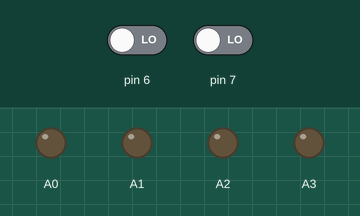
Simulated run of this sketch. Board: Arduino Uno, built with avr-gcc and run on an emulated ATmega328P. Shown: output pins drawn as LEDs (lit = HIGH). Inputs (shaded band) come from the test bench; at power-on: pin 7 LOW, pin 6 LOW. What the sketch prints to the serial monitor is not drawn.

Above: at 2.2 s.
2.3 s: pin 7 driven HIGH
At 2.9 s:
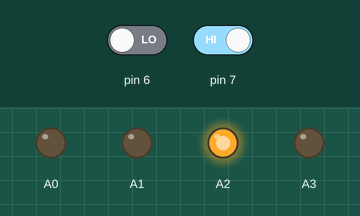
3.8 s: pin 6 driven HIGH
At 4.1 s:
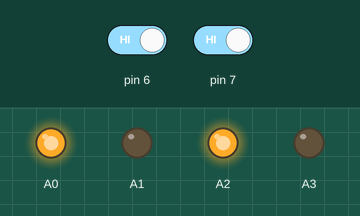
5.3 s: pin 6 driven LOW
At 6.4 s:
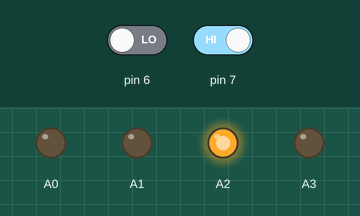
Timing chart, 0 to 8.3 s (numbered marks = the images above; inputs shaded):
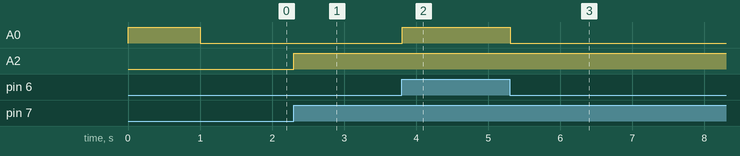

The sketch:

seguidor_projeto.ino
```cpp
enum motor_esquerdo
{
    frente = A0,
    parado = 1
};

enum motor_direito
{
    frente_d = A2,
    parado_d = 1
};

enum sensor
{
    esquerdo = 6,
    centro = 5,
    direito = 7
};

void setup()
{
    pinMode(A0, OUTPUT);
    pinMode(A1, OUTPUT);
    pinMode(A2, OUTPUT);
    pinMode(A3, OUTPUT);
    pinMode(7, INPUT);
    pinMode(6, INPUT);
    pinMode(5, INPUT);

    digitalWrite(10, LOW);
    digitalWrite(9, LOW);
    digitalWrite(8, LOW);
    digitalWrite(7, LOW);
    digitalWrite(6, LOW);
    digitalWrite(5, LOW);
    Serial.begin(115200);
    digitalWrite(motor_esquerdo::frente, HIGH);
    delay(1000);
    digitalWrite(motor_esquerdo::frente, LOW);
}

int leitura_esquerdo{0};
int leitura_centro{0};
int leitura_direito{0};

void loop()
{
    leitura_esquerdo = digitalRead(sensor::esquerdo);
    //leitura_centro = digitalRead(sensor::centro);
    leitura_direito = digitalRead(sensor::direito);
    Serial.print("Esquerdo: \t");
    Serial.print(leitura_esquerdo);
    Serial.print("direito: \t | ");
    Serial.println(leitura_direito);
    if ((leitura_esquerdo == 1) && (leitura_direito == 1))
    {
        analogWrite(motor_direito::frente_d, 150);
        analogWrite(motor_esquerdo::frente, 150);
    }

    if ((leitura_esquerdo == 0) && (leitura_direito == 1))
    {
        analogWrite(motor_esquerdo::frente, 0);
        analogWrite(motor_direito::frente_d, 1000);
    }

    if ((leitura_esquerdo == 1) && (leitura_direito == 0))
    {
        analogWrite(motor_esquerdo::frente, 1000);
        analogWrite(motor_direito::frente_d, 0);
    }
}
```

Measured:
- after the input at 2.3 s, A2: LOW → HIGH at once
- after the input at 3.8 s, A0: LOW → HIGH at once
- after the input at 5.3 s, A0: HIGH → LOW at once
